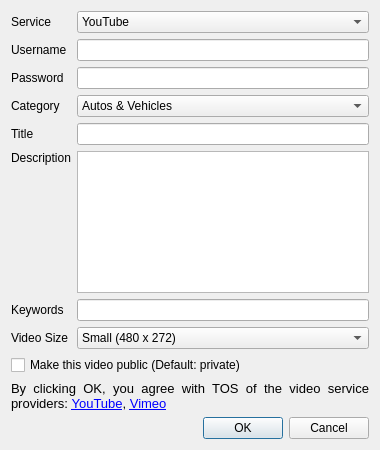
<?xml version="1.0" encoding="UTF-8"?>
<ui version="4.0">
 <class>ShareOnYoutube</class>
 <widget class="QDialog" name="ShareOnYoutube">
  <property name="geometry">
   <rect>
    <x>0</x>
    <y>0</y>
    <width>380</width>
    <height>450</height>
   </rect>
  </property>
  <property name="windowTitle">
   <string>Share Video On Internet</string>
  </property>
  <layout class="QGridLayout" name="gridLayout">
   <item row="0" column="0">
    <widget class="QLabel" name="label_8">
     <property name="text">
      <string>Service</string>
     </property>
    </widget>
   </item>
   <item row="0" column="1">
    <widget class="QComboBox" name="service">
     <item>
      <property name="text">
       <string>YouTube</string>
      </property>
     </item>
     <item>
      <property name="text">
       <string>Vimeo</string>
      </property>
     </item>
    </widget>
   </item>
   <item row="1" column="0">
    <widget class="QLabel" name="label">
     <property name="text">
      <string>Username</string>
     </property>
    </widget>
   </item>
   <item row="1" column="1">
    <widget class="QLineEdit" name="username"/>
   </item>
   <item row="2" column="0">
    <widget class="QLabel" name="label_2">
     <property name="text">
      <string>Password</string>
     </property>
    </widget>
   </item>
   <item row="2" column="1">
    <widget class="QLineEdit" name="password"/>
   </item>
   <item row="3" column="0">
    <widget class="QLabel" name="label_3">
     <property name="text">
      <string>Category</string>
     </property>
    </widget>
   </item>
   <item row="3" column="1">
    <widget class="QComboBox" name="category">
     <item>
      <property name="text">
       <string>Autos &amp; Vehicles</string>
      </property>
     </item>
     <item>
      <property name="text">
       <string>Comedy</string>
      </property>
     </item>
     <item>
      <property name="text">
       <string>Education</string>
      </property>
     </item>
     <item>
      <property name="text">
       <string>Entertainment</string>
      </property>
     </item>
     <item>
      <property name="text">
       <string>Film &amp; Animation</string>
      </property>
     </item>
     <item>
      <property name="text">
       <string>Gaming</string>
      </property>
     </item>
     <item>
      <property name="text">
       <string>Howto &amp; Style</string>
      </property>
     </item>
     <item>
      <property name="text">
       <string>Music</string>
      </property>
     </item>
     <item>
      <property name="text">
       <string>News &amp; Politics</string>
      </property>
     </item>
     <item>
      <property name="text">
       <string>Nonprofits &amp; Activism</string>
      </property>
     </item>
     <item>
      <property name="text">
       <string>People &amp; Blogs</string>
      </property>
     </item>
     <item>
      <property name="text">
       <string>Pets &amp; Animals</string>
      </property>
     </item>
     <item>
      <property name="text">
       <string>Science &amp; Technology</string>
      </property>
     </item>
     <item>
      <property name="text">
       <string>Sports</string>
      </property>
     </item>
     <item>
      <property name="text">
       <string>Travel &amp; Events</string>
      </property>
     </item>
    </widget>
   </item>
   <item row="4" column="0">
    <widget class="QLabel" name="label_4">
     <property name="text">
      <string>Title</string>
     </property>
    </widget>
   </item>
   <item row="4" column="1">
    <widget class="QLineEdit" name="title"/>
   </item>
   <item row="5" column="0">
    <widget class="QLabel" name="label_5">
     <property name="text">
      <string>Description</string>
     </property>
     <property name="alignment">
      <set>Qt::AlignLeading|Qt::AlignLeft|Qt::AlignTop</set>
     </property>
    </widget>
   </item>
   <item row="5" column="1">
    <widget class="QPlainTextEdit" name="description">
     <property name="frameShape">
      <enum>QFrame::StyledPanel</enum>
     </property>
     <property name="backgroundVisible">
      <bool>false</bool>
     </property>
    </widget>
   </item>
   <item row="6" column="0">
    <widget class="QLabel" name="label_6">
     <property name="text">
      <string>Keywords</string>
     </property>
    </widget>
   </item>
   <item row="6" column="1">
    <widget class="QLineEdit" name="tags"/>
   </item>
   <item row="7" column="0">
    <widget class="QLabel" name="label_7">
     <property name="text">
      <string>Video Size</string>
     </property>
    </widget>
   </item>
   <item row="7" column="1">
    <widget class="QComboBox" name="videoSize">
     <item>
      <property name="text">
       <string>Small (480 x 272)</string>
      </property>
     </item>
     <item>
      <property name="text">
       <string>Medium (640 x 360)</string>
      </property>
     </item>
     <item>
      <property name="text">
       <string>Large (960 x 540)</string>
      </property>
     </item>
     <item>
      <property name="text">
       <string>HD (1280 x 720)</string>
      </property>
     </item>
    </widget>
   </item>
   <item row="8" column="0" colspan="2">
    <widget class="QCheckBox" name="videoPrivacy">
     <property name="text">
      <string>Make this video public (Default: private)</string>
     </property>
     <property name="tristate">
      <bool>false</bool>
     </property>
    </widget>
   </item>
   <item row="9" column="0" colspan="2">
    <widget class="QLabel" name="label_9">
     <property name="text">
      <string>&lt;!DOCTYPE HTML PUBLIC &quot;-//W3C//DTD HTML 4.0//EN&quot; &quot;http://www.w3.org/TR/REC-html40/strict.dtd&quot;&gt;
&lt;html&gt;&lt;head&gt;&lt;meta name=&quot;qrichtext&quot; content=&quot;1&quot; /&gt;&lt;style type=&quot;text/css&quot;&gt;
p, li { white-space: pre-wrap; }
&lt;/style&gt;&lt;/head&gt;&lt;body style=&quot; font-family:'Sans'; font-size:10pt; font-weight:400; font-style:normal;&quot;&gt;
&lt;p align=&quot;justify&quot; style=&quot; margin-top:0px; margin-bottom:0px; margin-left:0px; margin-right:0px; -qt-block-indent:0; text-indent:0px;&quot;&gt;By clicking OK, you agree with TOS of the video service providers: &lt;a href=&quot;http://code.google.com/apis/youtube/terms.html&quot;&gt;&lt;span style=&quot; text-decoration: underline; color:#0000ff;&quot;&gt;YouTube&lt;/span&gt;&lt;/a&gt;, &lt;a href=&quot;http://vimeo.com/terms&quot;&gt;&lt;span style=&quot; text-decoration: underline; color:#0000ff;&quot;&gt;Vimeo&lt;/span&gt;&lt;/a&gt;&lt;/p&gt;&lt;/body&gt;&lt;/html&gt;</string>
     </property>
     <property name="textFormat">
      <enum>Qt::RichText</enum>
     </property>
     <property name="scaledContents">
      <bool>false</bool>
     </property>
     <property name="wordWrap">
      <bool>true</bool>
     </property>
    </widget>
   </item>
   <item row="10" column="1">
    <widget class="QDialogButtonBox" name="buttonBox">
     <property name="orientation">
      <enum>Qt::Horizontal</enum>
     </property>
     <property name="standardButtons">
      <set>QDialogButtonBox::Cancel|QDialogButtonBox::Ok</set>
     </property>
    </widget>
   </item>
  </layout>
 </widget>
 <resources/>
 <connections>
  <connection>
   <sender>buttonBox</sender>
   <signal>accepted()</signal>
   <receiver>ShareOnYoutube</receiver>
   <slot>accept()</slot>
   <hints>
    <hint type="sourcelabel">
     <x>299</x>
     <y>542</y>
    </hint>
    <hint type="destinationlabel">
     <x>299</x>
     <y>282</y>
    </hint>
   </hints>
  </connection>
  <connection>
   <sender>buttonBox</sender>
   <signal>rejected()</signal>
   <receiver>ShareOnYoutube</receiver>
   <slot>reject()</slot>
   <hints>
    <hint type="sourcelabel">
     <x>299</x>
     <y>542</y>
    </hint>
    <hint type="destinationlabel">
     <x>299</x>
     <y>282</y>
    </hint>
   </hints>
  </connection>
 </connections>
</ui>
